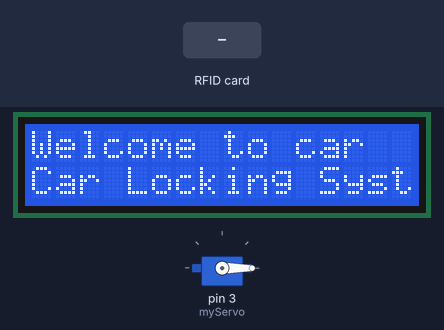
A sketch run on a simulated Arduino Uno, built with avr-gcc and run on an emulated ATmega328P. Shown: servo, 16×2 character LCD. Inputs (shaded band) come from the test bench.

Above: at 2.3 s.
At 5.4 s:
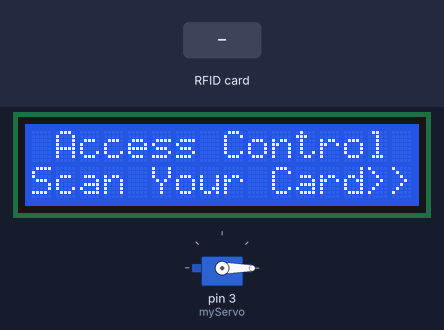
5.5 s: RFID card 93 C6 20 AA held to the reader
At 7.0 s:
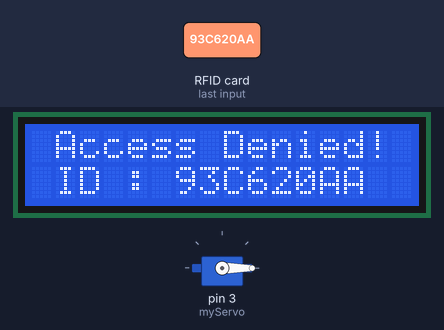
8.5 s: RFID card 5E 7A 19 C4 held to the reader
At 9.0 s:
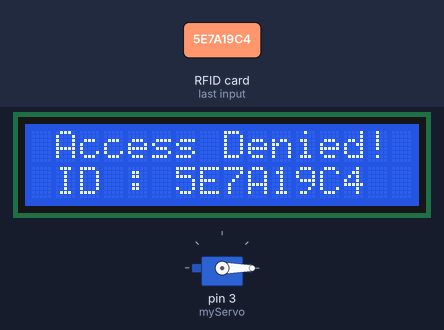
Timing chart, 0 to 11.5 s (numbered marks = the images above; inputs shaded):
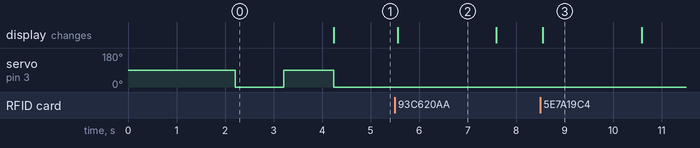

Measured:
- after the input at 5.5 s, the display: changes after 0.06 s (image 2)
- after the input at 8.5 s, the display: changes after 0.05 s (image 3)
- what the display in image 2 shows lasts 2.0 s, from 5.6 s to 7.6 s

The sketch:

rfid.ino
```cpp
#include <SPI.h>
#include <MFRC522.h>
#include <LiquidCrystal_I2C.h>
#include<Servo.h>

Servo myServo;

int pos = 0;

#define RST_PIN 9
#define SS_PIN 10

byte readCard[4];
String MasterTag = "93 C6 20 AA";  // REPLACE this Tag ID with your Tag ID!!!
String tagID = "";

// Create instances
MFRC522 mfrc522(SS_PIN, RST_PIN);
LiquidCrystal_I2C lcd(0x27, 16,2); //Parameters: (rs, enable, d4, d5, d6, d7)

void setup()
{
  // Initiating
  SPI.begin(); // SPI bus
  myServo.attach(3);
  mfrc522.PCD_Init(); // MFRC522
  lcd.begin(16, 2); // LCD screen
  lcd.init();
  lcd.backlight();
  lcd.setCursor(0,0);
  lcd.print("Welcome to car");
  lcd.setCursor(0,1);
  lcd.print("Car Locking System");
  delay(2000);
  myServo.write(0);
  delay(1000);
  myServo.write(90);
  delay(1000);
  myServo.write(0);
  lcd.clear();
  lcd.setCursor(0,0);
  lcd.print(" Access Control ");
  lcd.setCursor(0, 1);
  lcd.print("Scan Your Card>>");
}

void loop()
{

  //Wait until new tag is available
  while (getID())
  {
    lcd.clear();
    lcd.setCursor(0, 0);

    if (tagID == MasterTag)
    {
      myServo.write(90);
      lcd.print(" Access Granted!");
      // You can write any code here like opening doors, switching on a relay, lighting up an LED, or anything else you can think of.
    }
    else
    {
      lcd.print(" Access Denied!");
      myServo.write(pos);
    }

      lcd.setCursor(0, 1);
      lcd.print(" ID : ");
      lcd.print(tagID);

    delay(2000);

    lcd.clear();
    lcd.print(" Access Control ");
    lcd.setCursor(0, 1);
    lcd.print("Scan Your Card>>");
  }
}

//Read new tag if available
boolean getID()
{
  // Getting ready for Reading PICCs
  if ( ! mfrc522.PICC_IsNewCardPresent()) { //If a new PICC placed to RFID reader continue
  return false;
  }
  if ( ! mfrc522.PICC_ReadCardSerial()) { //Since a PICC placed get Serial and continue
  return false;
  }
  tagID = "";
  for ( uint8_t i = 0; i < 4; i++) { // The MIFARE PICCs that we use have 4 byte UID
  //readCard[i] = mfrc522.uid.uidByte[i];
  tagID.concat(String(mfrc522.uid.uidByte[i], HEX)); // Adds the 4 bytes in a single String variable
  }
  tagID.toUpperCase();
  mfrc522.PICC_HaltA(); // Stop reading
  return true;
}
```
